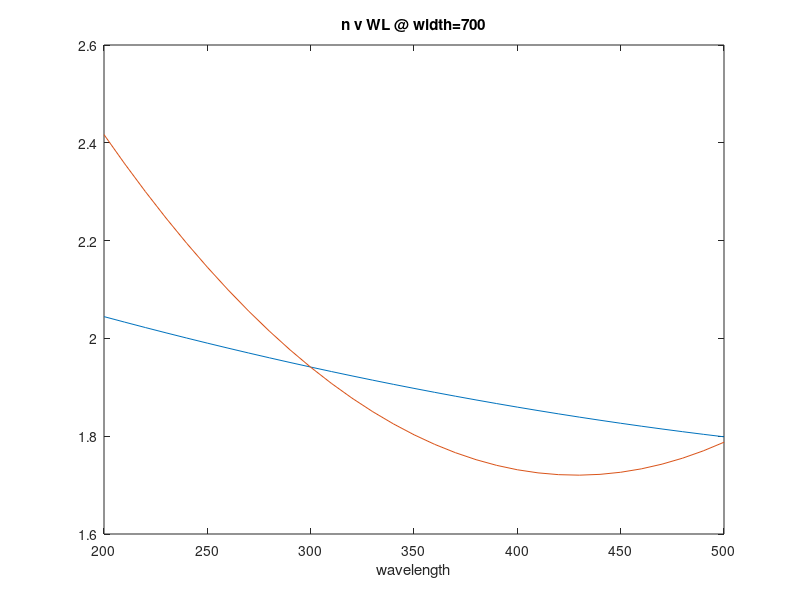
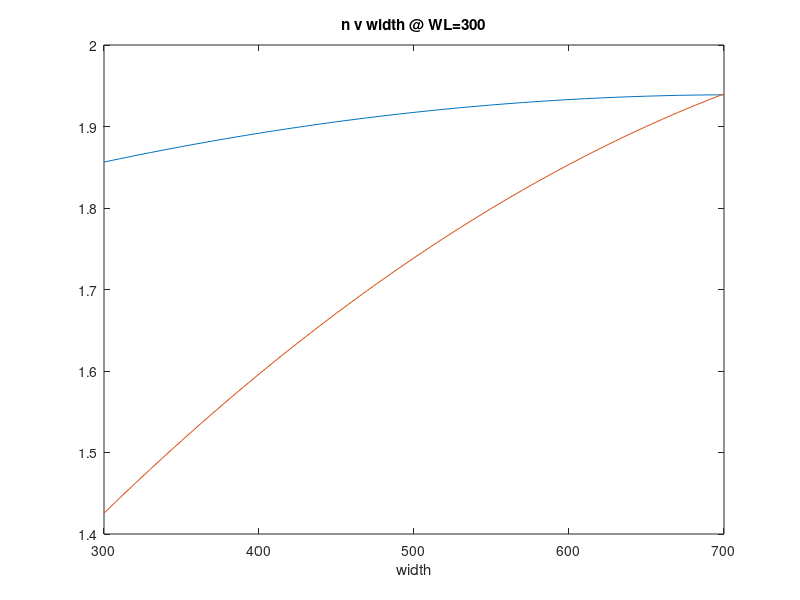
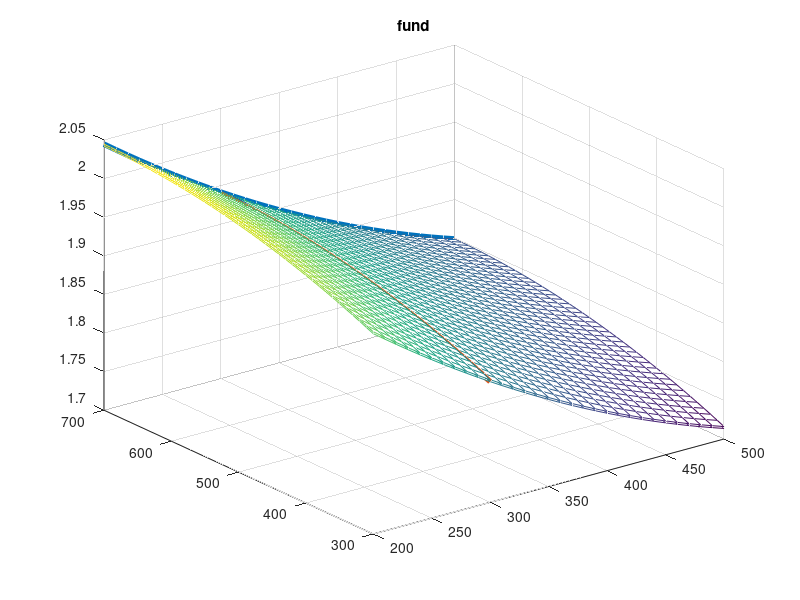
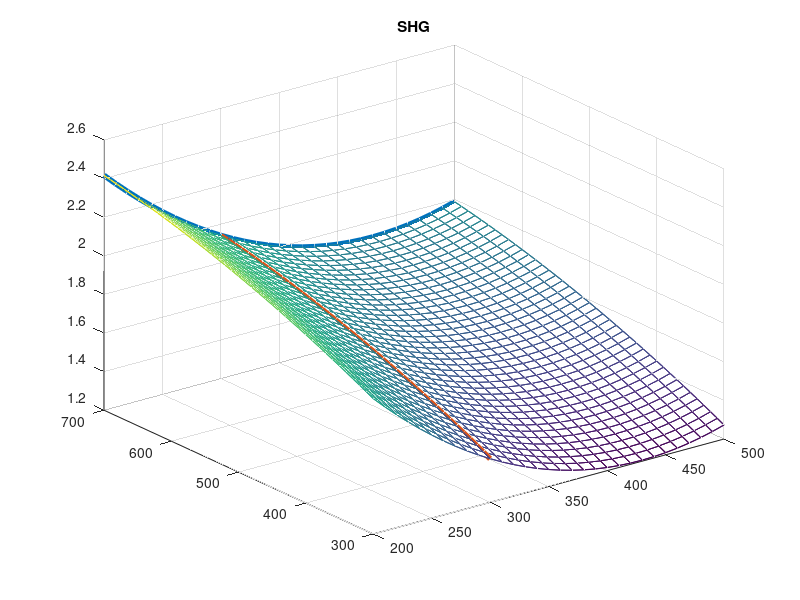

Write the MATLAB code that produced these figures, in order.
% Index Surfaces (Analytic)

function  null = modal_index_surfaces()
    clear;
    close all;
    WL      = 600;
    wdt     = 700;
       
%     %FUND dependence
%     a1 = -0.001563;     %WL dependence
%     b1 =  0.00070;      %width dependence
%     f1 =  0;            %height dependence
%     a2 = 1.07E-06;      %WL dependence ^2
%     b2 = -4.92E-07;     %width dependence ^2
%     f2 = 0;
% 
%     %SHG Dependence
%     c1 = -0.01054;
%     d1 = 0.0027;  
%     g1 =  0;
%     c2 = 1.21E-05;
%     d2 = -1.40E-06;
%     g2 = 0.00E+00;
     
   
    % Fundamental -- Fit to Width 
    n_f0.w      = 1.93893;     %1.69129401444789;     %fit to width
    WL_f0.w     = 300;
    wdt_f0.w    = 700;
    b1          = 9.57e-6;      %6.98e-4    %width dependence
    b2          = -4.92E-07;    %-4.92E-07; %width dependence ^2
    
    % Fundamental -- Fit to WL
    n_f0.wl     = 1.941420378;  %2.3133;    %fit to WL
    WL_f0.wl    = 300;
    wdt_f0.wl   = 700;
    h_f0.wl     = 390;
    a1          = -0.0009252864146;     %-0.001563;     %WL dependence
    a2          = 1.06E-06;            %1.07E-06;      %WL dependence ^2
    	 
    % SHG (TM40) -- Fit to Width    
    n_s0.w      = 1.94;         %0.751;     %fit to width
    WL_s0.w     = 300;
    wdt_s0.w    = 700;
    h_s0.w      = 390;
    d1          = 7.26e-4;      %0.00268; 
    d2          = -1.4e-6;      %-1.40E-06;    
    
    % SHG (TM40) -- Fit to WL 
    n_s0.wl      = 1.94107;      %3.979233;    
    WL_s0.wl     = 300;
    wdt_s0.wl    = 700;
    h_s0.wl      = 390;
    c1          = -0.003427;   %-0.01054;    
    c2          = 1.33e-5;      %1.21E-05;    

%     % SHG (TM02) -- Fit to Width    
%     n_s0.w      = 1.930527554;      %fit to width
%     WL_s0.w     = 300;
%     wdt_s0.w    = 700;
%     h_s0.w      = 390;
%     d1          = -3.75E-05;       
%     d2          = -3.17E-07;    
%     
%     
%     % SHG (TM02) -- Fit to WL 
%     n_s0.wl      = 1.923796429;        
%     WL_s0.wl     = 300;
%     wdt_s0.wl    = 700;
%     h_s0.wl      = 390;
%     c1          = -0.003345714286;   
%     c2          = 1.52E-05;      
   

    %plot surfaces
    vec_WL = [200:10:500]';
    vec_wdt = [300:10:700]';
    
    vec_n_f.wl = n_f0.wl + a1*(vec_WL-WL_f0.wl) + a2*(vec_WL-WL_f0.wl).^2;
    vec_n_s.wl = n_s0.wl + c1*(vec_WL-WL_s0.wl) + c2*(vec_WL-WL_s0.wl).^2;
    figure; plot(vec_WL, [vec_n_f.wl,vec_n_s.wl]); xlabel('wavelength'); title('n v WL @ width=700')
        
    vec_n_f.w = n_f0.w + b1*(vec_wdt-wdt_f0.w) + b2*(vec_wdt-wdt_f0.w).^2;
    vec_n_s.w = n_s0.w + d1*(vec_wdt-wdt_s0.w) + d2*(vec_wdt-wdt_s0.w).^2;
    figure; plot(vec_wdt, [vec_n_f.w,vec_n_s.w]); xlabel('width'); title('n v width @ WL=300')
    
    
    %generate surfaces    
    [XX,YY] = meshgrid(vec_WL,vec_wdt);
    
    NN_f.w = n_f0.w + a2*(XX-WL_f0.w).^2 + a1*(XX-WL_f0.w) + b2*(YY-wdt_f0.w).^2 + b1*(YY-wdt_f0.w);
    NN_f.wl = n_f0.wl + a2*(XX-WL_f0.wl).^2 + a1*(XX-WL_f0.wl) + b2*(YY-wdt_f0.wl).^2 + b1*(YY-wdt_f0.wl);
    
    NN_s.w = n_s0.w + c2*(XX-WL_s0.w).^2 + c1*(XX-WL_s0.w) + d2*(YY-wdt_s0.w).^2 + d1*(YY-wdt_f0.w);
    NN_s.wl = n_s0.wl + c2*(XX-WL_s0.wl).^2 + c1*(XX-WL_s0.wl) + d2*(YY-wdt_f0.wl).^2 + d1*(YY-wdt_f0.wl);

    %plot - fundamental
    figure; plot3([vec_WL],[wdt_f0.wl*ones(length(vec_WL),1)],[vec_n_f.wl],'Linewidth',4); grid on;
    hold all; plot3([WL_f0.w *ones(length(vec_wdt),1)],[vec_wdt],[vec_n_f.w],'Linewidth',4); grid on;
    hold on; mesh(XX,YY,NN_f.w); hold all; mesh(XX,YY,NN_f.wl); title('fund');

    %plot - shg
    figure; plot3([vec_WL],[wdt_s0.wl*ones(length(vec_WL),1)],[vec_n_s.wl],'Linewidth',4); grid on;
    hold all; plot3([WL_s0.w *ones(length(vec_wdt),1)],[vec_wdt],[vec_n_s.w],'Linewidth',4); grid on;
    hold on; mesh(XX,YY,NN_s.w); hold all; mesh(XX,YY,NN_s.wl); title('SHG');

    
    
    
    figure; surf(XX,YY,NN_f.w); hold all; surf(XX,YY,NN_s.w);
    xlabel('WL'); ylabel('width');

    figure; surf(XX,YY,NN_f.wl); hold all; surf(XX,YY,NN_s.wl);
    xlabel('WL'); ylabel('width');
    
    
    figure; surf(XX,YY,abs(NN_f.w-NN_s.w)); 
        xlabel('WL'); ylabel('width');
    

    for k = 1:length(vec_wdt)
        wdt = vec_wdt(k);
        A = (a2-c2);
        B = -2*(a2*WL_f0.w - c2*WL_s0.w) + (a1 - c1);
        C = a2*WL_f0.w^2 - c2*WL_s0.w^2 + c1*WL_s0.w - a1*WL_f0.w;
        K = ( d2*(wdt-wdt_s0.w)^2 + d1*(wdt-wdt_s0.w)  ) - ...
                ( b2*(wdt-wdt_f0.w)^2 + b1*(wdt-wdt_f0.w)  );
        
        WL_root(k,1) = -B/(2*A) + (1/(2*A))*sqrt(B^2 - 4*A*(C-K) );
    end
    figure; plot(WL_root,vec_wdt); xlim([200,500]); ylim([300,700]);
    
end
